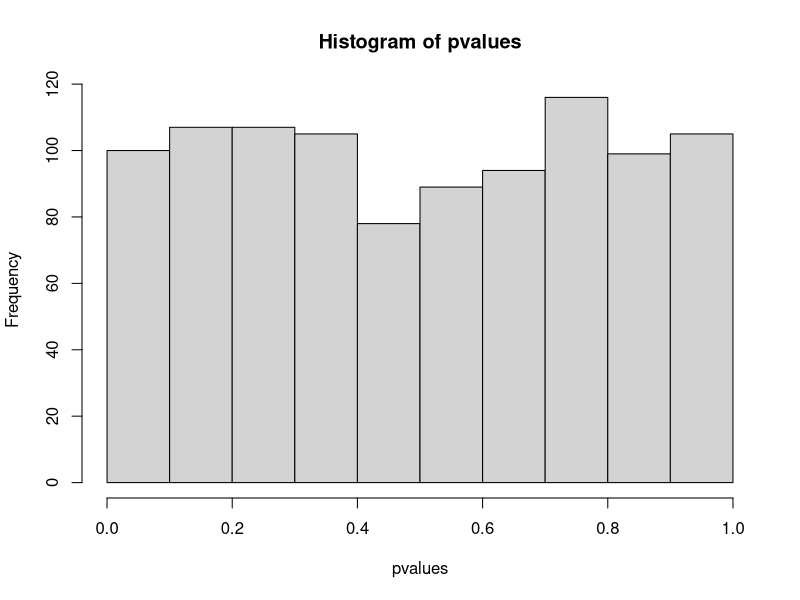
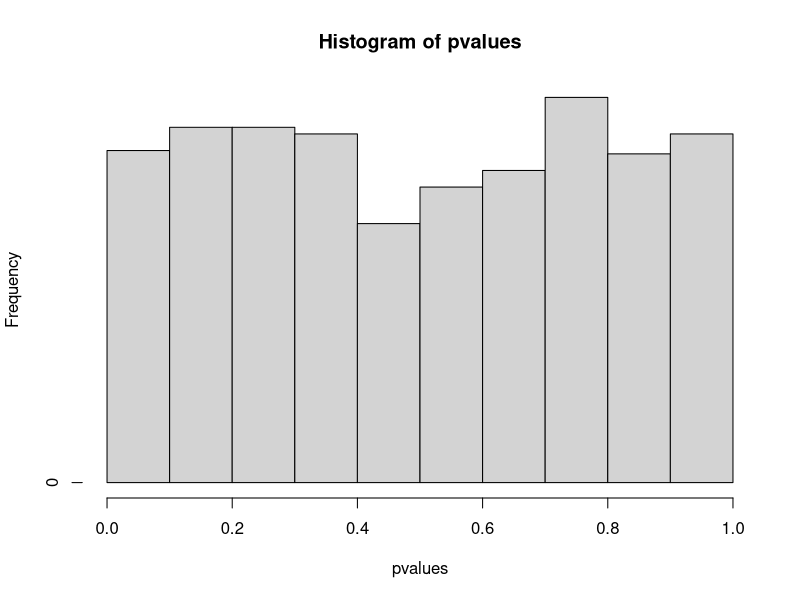
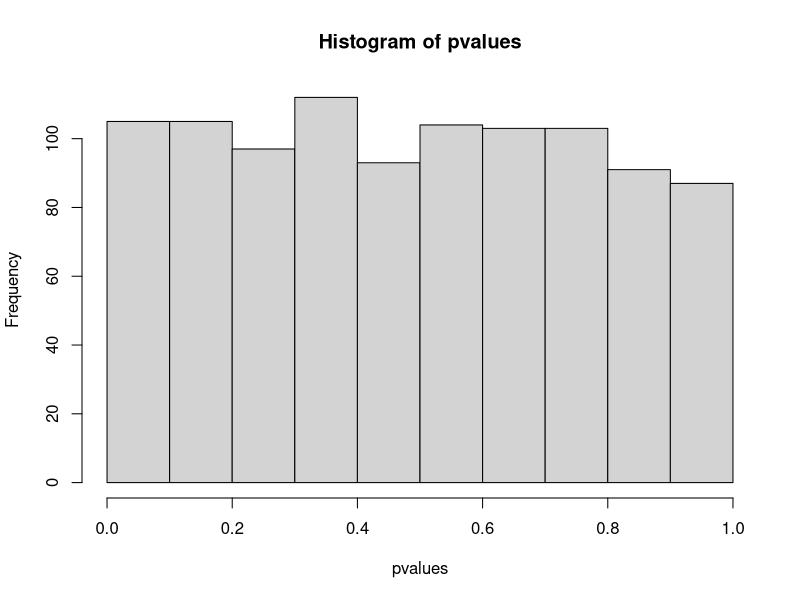
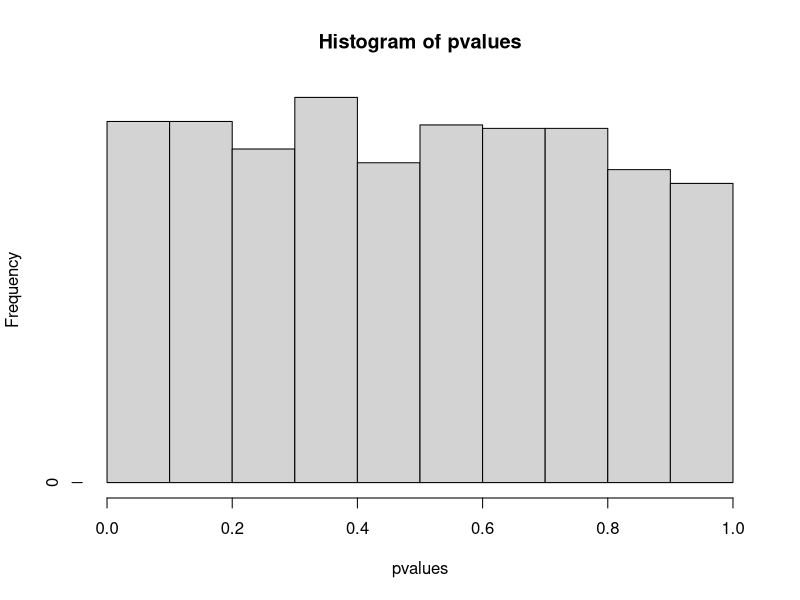

Generate these figures, in order, with R:
# generate 1000 random variables
num = 1000
rvs = rnorm(num, mean = 0, sd = 1)
pvalues = 1 - pnorm(rvs, mean = 0, sd = 1) 
normHist = hist(pvalues);
normHist$counts = normHist$counts / num
plot(normHist)

rvs = rbeta(num, 2, 5) 
pvalues = 1 - pbeta(rvs, 2, 5)
bHist = hist(pvalues);
bHist$counts = bHist$counts / num
plot(bHist)
